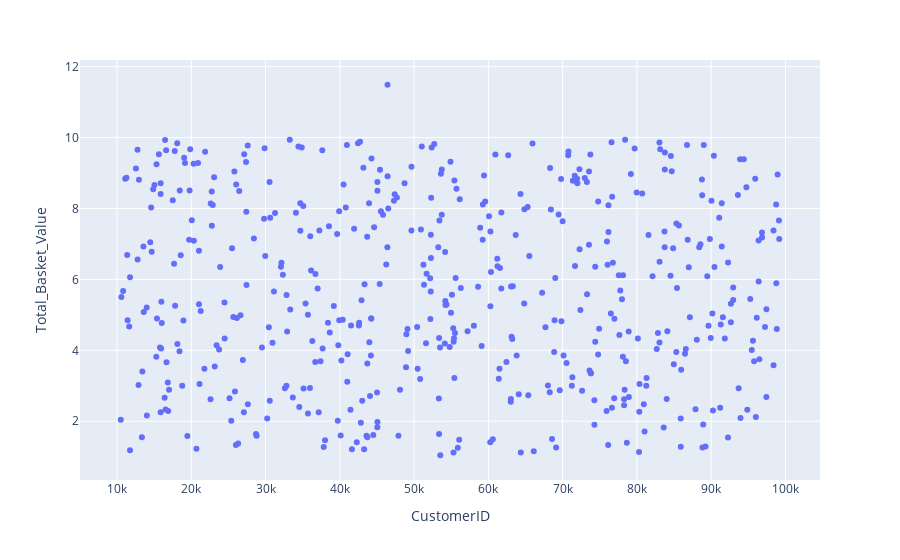

Notebook source saved alongside this figure:
### Code cell
px.scatter(df_customer_data,x='CustomerID',y='Total_Basket_Value')

### Figure 1 — Plotly figure (JSON) as saved in the notebook; plotly's stock layout.template omitted (floating-point values rounded to 4 significant figures; data arrays with more than 128 entries replaced by an {"elided": "..."} marker saying what was removed)
{"data": [{"hovertemplate": "CustomerID=%{x}<br>Total_Basket_Value=%{y}<extra></extra>", "legendgroup": "", "marker": {"color": "#636efa", "symbol": "circle"}, "mode": "markers", "name": "", "orientation": "v", "showlegend": false, "type": "scatter", "x": {"elided": "499 int values"}, "xaxis": "x", "y": {"elided": "499 float values"}, "yaxis": "y"}], "layout": {"legend": {"tracegroupgap": 0}, "margin": {"t": 60}, "xaxis": {"anchor": "y", "domain": [0, 1], "title": {"text": "CustomerID"}}, "yaxis": {"anchor": "x", "domain": [0, 1], "title": {"text": "Total_Basket_Value"}}}}
